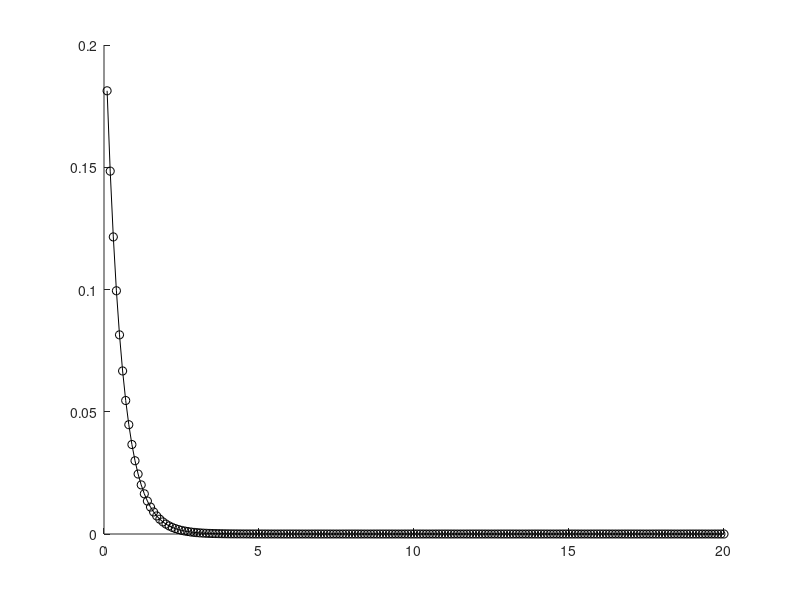

Recreate this plot in MATLAB.
% check that gamma in matlab does what i think it does...
a=1;
b=2;

x=[.1:.1:20];
y1=x.^(a-1).*exp(-b*x);
y2=gampdf(x,a,1/b);
y1=y1/sum(y1);
y2=y2/sum(y2);

figure(1);clf; hold on;
plot(x,y1,'k-')
plot(x,y2,'ko')